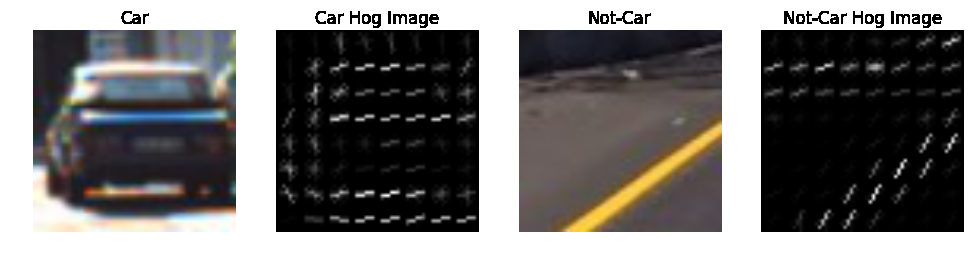
#> input picture Term1/P5-Vehicle-Detection-and-Tracking/writeup_images/HOG_example.png, 973 x 262 px
$ python -i find_cars.py   (imports and definitions only)   (older library calls are emulated)
#> lines starting #> are read from the running program, lines starting #| are printed output that depends on the picture
### Term1/P5-Vehicle-Detection-and-Tracking/lesson_functions.py
import matplotlib.image as mpimg
import numpy as np
import cv2
from skimage.feature import hog


# Define a function to return HOG features and visualization
def get_hog_features(img, orient, pix_per_cell, cell_per_block,
                     vis=False, feature_vec=True):
    # Call with two outputs if vis==True
    if vis == True:
        features, hog_image = hog(img, orientations=orient,
                                  pixels_per_cell=(pix_per_cell, pix_per_cell),
                                  cells_per_block=(cell_per_block, cell_per_block),
                                  transform_sqrt=True,
                                  visualise=vis, feature_vector=feature_vec)
        return features, hog_image
    # Otherwise call with one output
    else:
        features = hog(img, orientations=orient,
                       pixels_per_cell=(pix_per_cell, pix_per_cell),
                       cells_per_block=(cell_per_block, cell_per_block),
                       transform_sqrt=True,
                       visualise=vis, feature_vector=feature_vec)
        return features


# Define a function to compute binned color features
def bin_spatial(img, size=(32, 32)):
    # Use cv2.resize().ravel() to create the feature vector
    features = cv2.resize(img, size).ravel()
    # Return the feature vector
    return features


# Define a function to compute color histogram features
# NEED TO CHANGE bins_range if reading .png files with mpimg!
def color_hist(img, nbins=32, bins_range=(0, 256)):
    # Compute the histogram of the color channels separately
    channel1_hist = np.histogram(img[:, :, 0], bins=nbins, range=bins_range)
    channel2_hist = np.histogram(img[:, :, 1], bins=nbins, range=bins_range)
    channel3_hist = np.histogram(img[:, :, 2], bins=nbins, range=bins_range)
    # Concatenate the histograms into a single feature vector
    hist_features = np.concatenate((channel1_hist[0], channel2_hist[0], channel3_hist[0]))
    # Return the individual histograms, bin_centers and feature vector
    return hist_features


# Define a function to extract features from a list of images
# Have this function call bin_spatial() and color_hist()
# [167 lines left out: functions extract_features, slide_window, draw_boxes, slide_window2, not called in this run]

### Term1/P5-Vehicle-Detection-and-Tracking/find_cars.py
import matplotlib.image as mpimg
import matplotlib.pyplot as plt
import numpy as np
import cv2
import glob
import time
from sklearn.svm import LinearSVC
from sklearn.preprocessing import StandardScaler
from sklearn.calibration import CalibratedClassifierCV
from skimage.feature import hog
from lesson_functions import *
import pickle
import scipy.misc
from scipy.ndimage.measurements import label
from moviepy.editor import VideoFileClip
from IPython.display import HTML

class Scene():
    def __init__(self):
        self.frame_number = 0
        self.car_count = 0

        # Classifier
        self.classifier = []
        self.X_scaler = []

        # Current bounding boxes
        self.bbox = []

        # Keep track of the bounding boxes over frames
        self.moving_hotbox = []
        # Number of frames to include in the moving average including current frame
        self.n_moving_frames = 3

        # Reasonable Search Region
        # Initialize low/high so they will be overridden with good values
        self.min_x = 1280
        self.max_x = 0
        self.min_y = 720
        self.max_y = 0

        # Initialize to a reasonable image size
        self.width = 1280
        self.height = 720
        self.half_height = 360

        # Controls how often to perform grid search
        self.perform_search = True
        self.search_count = 0

        # Moving average of heatmaps
        self.heat0 = []   # heatmap for current frame
        self.heat1 = []   # heatmap for last frame
        self.heat2 = []   # heatmap for 2 frames ago

        # HOG parameters
        self.color_space = 'HSV'
        self.orient = 9
        self.pix_per_cell = 8
        self.cell_per_block = 2
        self.spatial_size = (16, 16)
        self.hist_bins = 48
        self.spatial_feat = True
        self.hist_feat = True
        self.hog_feat = True

        self.debug = False

    # Read in the classifier and X_scaler
    # [26 lines left out: functions get_model, get_image_size, initialize_moving_heatmap, calc_moving_heatmap, not called in this run]


    def single_img_features_append_channels(self, img):
        img_features = []

        if self.color_space != 'RGB':
            if self.color_space == 'HSV':
                feature_image = cv2.cvtColor(img, cv2.COLOR_RGB2HSV)
            elif self.color_space == 'LUV':
                feature_image = cv2.cvtColor(img, cv2.COLOR_RGB2LUV)
            elif self.color_space == 'HLS':
                feature_image = cv2.cvtColor(img, cv2.COLOR_RGB2HLS)
            elif self.color_space == 'YUV':
                feature_image = cv2.cvtColor(img, cv2.COLOR_RGB2YUV)
            elif self.color_space == 'YCrCb':
                feature_image = cv2.cvtColor(img, cv2.COLOR_RGB2YCrCb)
        else:
            feature_image = np.copy(img)

        if self.spatial_feat == True:
            spatial_features = bin_spatial(feature_image, size=self.spatial_size)
            # 4) Append features to list
            img_features.append(spatial_features)

        if self.hist_feat == True:
            hist_features = color_hist(feature_image, nbins=self.hist_bins)
            # 6) Append features to list
            img_features.append(hist_features)

        if self.hog_feat == True:
            # Extract every channel and append to features
            hog_features = get_hog_features(feature_image[:, :, 0], self.orient,
                                            self.pix_per_cell, self.cell_per_block, vis=False, feature_vec=True)
            img_features.append(hog_features)

            hog_features = get_hog_features(feature_image[:, :, 1], self.orient,
                                            self.pix_per_cell, self.cell_per_block, vis=False, feature_vec=True)
            img_features.append(hog_features)

            hog_features = get_hog_features(feature_image[:, :, 2], self.orient,
                                            self.pix_per_cell, self.cell_per_block, vis=False, feature_vec=True)
            img_features.append(hog_features)

        return np.concatenate(img_features)

    # [248 lines left out: functions search_windows_extended, add_heat, apply_threshold, draw_labeled_bboxes, slide_window_adaptive_proportion, slide_window_recent_region and 2 more, not called in this run]

# Initialize Class and read in the pre-trained model
# [1 line not run here, left out]
scene = Scene()
# [1 line not run here, left out]

# Project Video
video_output = 'project_video_output.mp4'
# [1 line that did not run here, left out]

t0 = time.time()
# [1 line that did not run here, left out]
# [3 lines not run here, left out]

>>> import cv2
>>> picture = cv2.cvtColor(cv2.imread('writeup_images/HOG_example.png'), cv2.COLOR_BGR2RGB)
>>> result = Scene().single_img_features_append_channels(picture)
#> in single_img_features_append_channels, `feature_image = cv2.cvtColor(img, cv2.COLOR_RGB2HSV)`: feature_image: shape (262, 973, 3); mean H, S, V 24.6, 18.3, 124.1
#> in bin_spatial, `features = cv2.resize(img, size).ravel()`: features = 768 values, max 255 at index 2, min 0 at index 0, mean 59.64
#> in single_img_features_append_channels, `spatial_features = bin_spatial(feature_image, size=self.spatial_size)`: spatial_features has the same summary as features in bin_spatial
#> in color_hist, `hist_features = np.concatenate((channel1_hist[0], channel2_hist[0], ch..`: hist_features = 144 values, max 184093 at index 0, min 0 at index 34, mean 5311
#> in get_hog_features, `features = hog(img, orientations=orient, pixels_per_cell=(pix_per_cell..`:
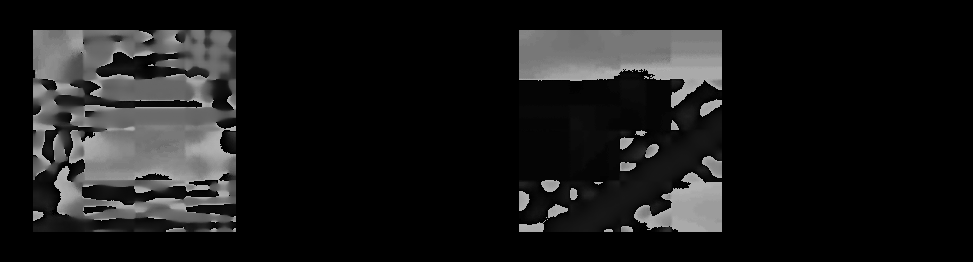
#> img: shape (262, 973); min 0, max 179, mean 24.6
#> call 2 of get_hog_features, with orient = 9, pix_per_cell = 8, cell_per_block = 2, vis = False, feature_vec = True
#> in get_hog_features (call 2), `features = hog(img, orientations=orient, pixels_per_cell=(pix_per_cell..`:
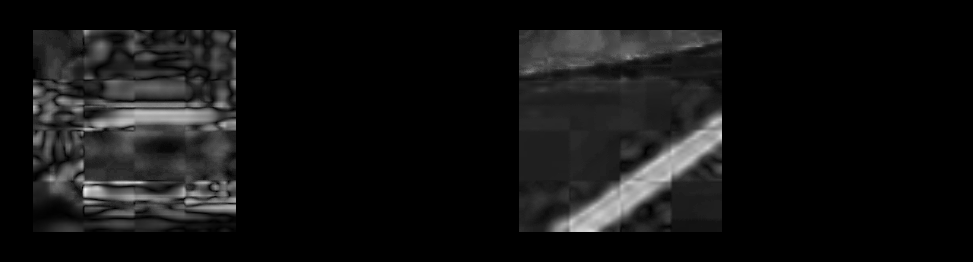
#> img: shape (262, 973); min 0, max 245, mean 18.3
#> call 3 of get_hog_features, with orient = 9, pix_per_cell = 8, cell_per_block = 2, vis = False, feature_vec = True
#> in get_hog_features (call 3), `features = hog(img, orientations=orient, pixels_per_cell=(pix_per_cell..`:
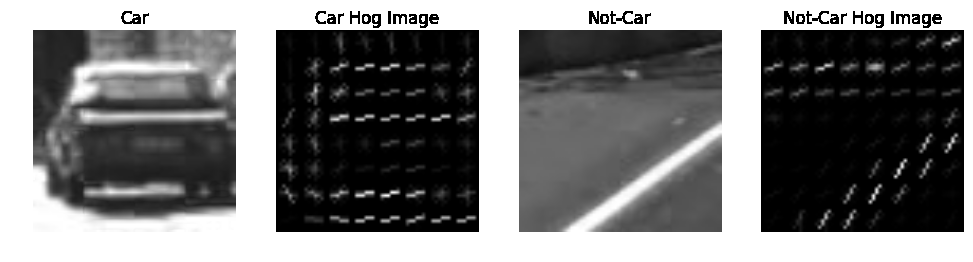
#> img: shape (262, 973); min 0, max 255, mean 124.1

$ run again, on Term1/P5-Vehicle-Detection-and-Tracking/writeup_images/car_not_car.png
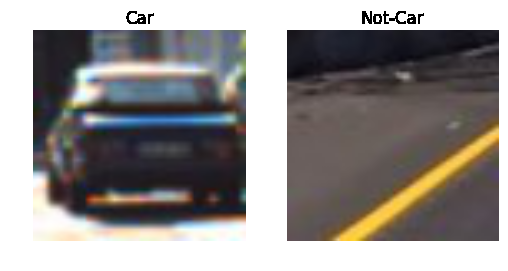
#> input picture Term1/P5-Vehicle-Detection-and-Tracking/writeup_images/car_not_car.png, 508 x 271 px
#> feature_image: shape (271, 508, 3); mean H, S, V 49.9, 37.1, 153
#> features = 768 values, max 255 at index 2, min 0 at index 0, mean 78.67
#> spatial_features has the same summary as features in bin_spatial
#> in color_hist, `hist_features = np.concatenate((channel1_hist[0], channel2_hist[0], ch..`: hist_features = 144 values, max 60139 at index 0, min 0 at index 34, mean 2868.1
#> in get_hog_features (call 2), `features = hog(img, orientations=orient, pixels_per_cell=(pix_per_cell..`:
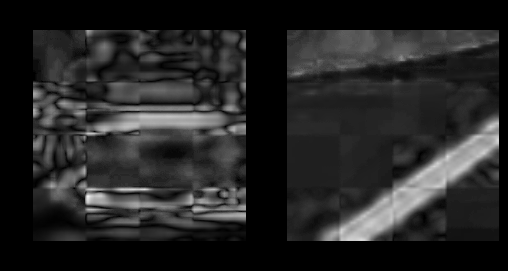
#> img: shape (271, 508); min 0, max 241, mean 37.1
#> in get_hog_features (call 3), `features = hog(img, orientations=orient, pixels_per_cell=(pix_per_cell..`:
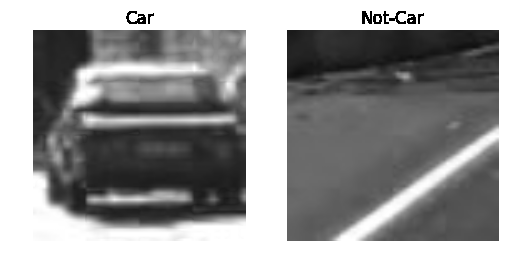
#> img: shape (271, 508); min 0, max 255, mean 153

$ run again, on Term1/P5-Vehicle-Detection-and-Tracking/writeup_images/sliding_window_detection.png
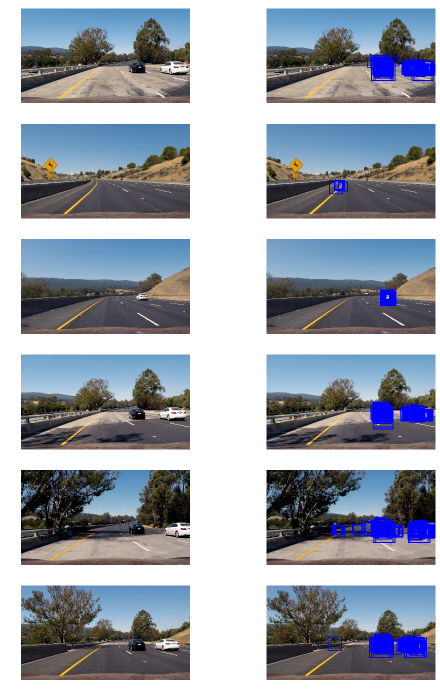
#> input picture Term1/P5-Vehicle-Detection-and-Tracking/writeup_images/sliding_window_detection.png, 880 x 1390 px (shown at 1/2 size)
#> feature_image: shape (1390, 880, 3); mean H, S, V 48.3, 50.7, 179.2
#> features = 768 values, max 255 at index 2, min 0 at index 0, mean 92.85
#> spatial_features has the same summary as features in bin_spatial
#> in color_hist, `hist_features = np.concatenate((channel1_hist[0], channel2_hist[0], ch..`: hist_features = 144 values, max 489973 at index 0, min 0 at index 34, mean 25483.3
#> in get_hog_features (call 2), `features = hog(img, orientations=orient, pixels_per_cell=(pix_per_cell..`:
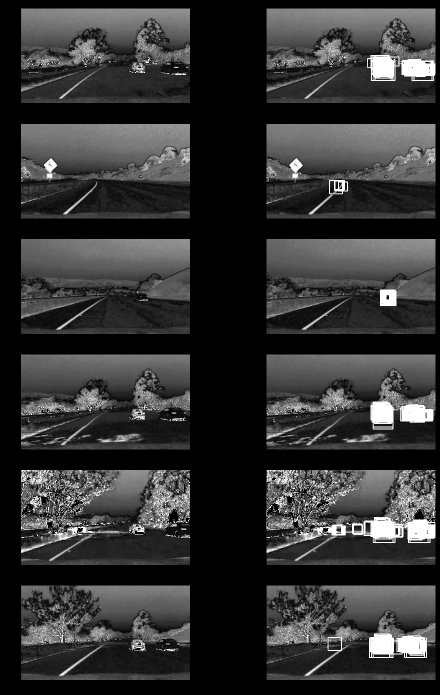
#> img: shape (1390, 880) (shown at 1/2 size); min 0, max 255, mean 50.7
#> in get_hog_features (call 3), `features = hog(img, orientations=orient, pixels_per_cell=(pix_per_cell..`:
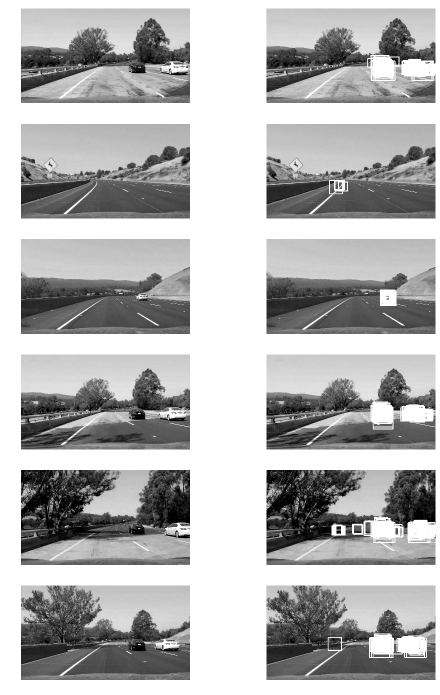
#> img: shape (1390, 880) (shown at 1/2 size); min 0, max 255, mean 179.2

$ run again, on Term1/P5-Vehicle-Detection-and-Tracking/writeup_images/sliding_windows.png
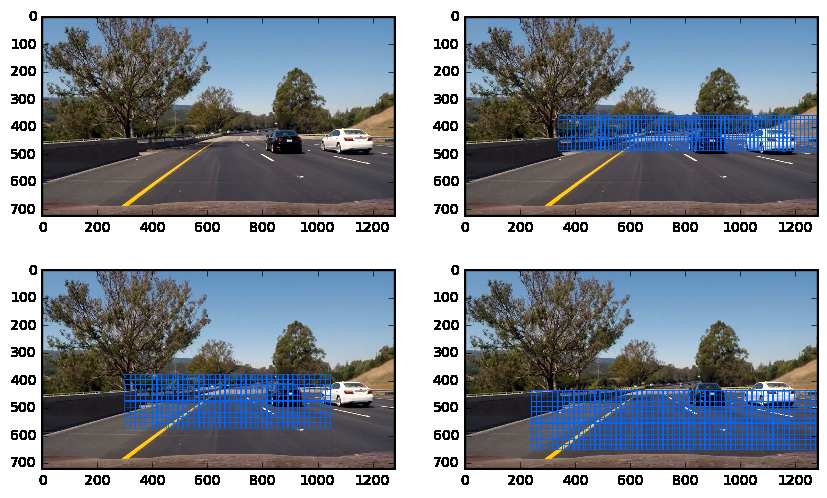
#> input picture Term1/P5-Vehicle-Detection-and-Tracking/writeup_images/sliding_windows.png, 827 x 498 px
#> feature_image: shape (498, 827, 3); mean H, S, V 52.4, 54.3, 158
#> features = 768 values, max 255 at index 2, min 0 at index 0, mean 86.11
#> spatial_features has the same summary as features in bin_spatial
#> in color_hist, `hist_features = np.concatenate((channel1_hist[0], channel2_hist[0], ch..`: hist_features = 144 values, max 145770 at index 0, min 0 at index 34, mean 8580.1
#> in get_hog_features (call 2), `features = hog(img, orientations=orient, pixels_per_cell=(pix_per_cell..`:
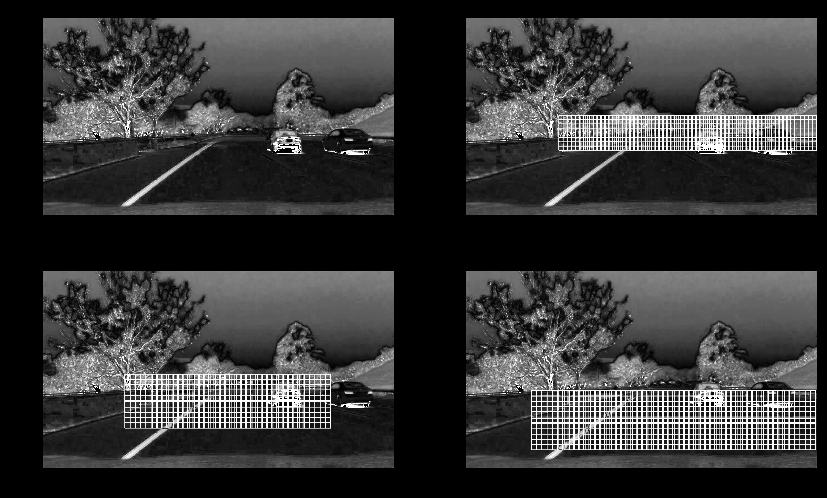
#> img: shape (498, 827); min 0, max 255, mean 54.3
#> in get_hog_features (call 3), `features = hog(img, orientations=orient, pixels_per_cell=(pix_per_cell..`:
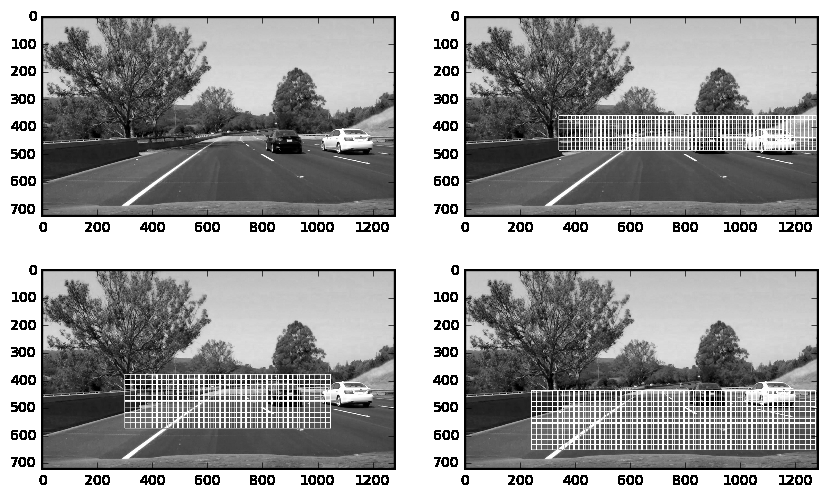
#> img: shape (498, 827); min 0, max 255, mean 158
